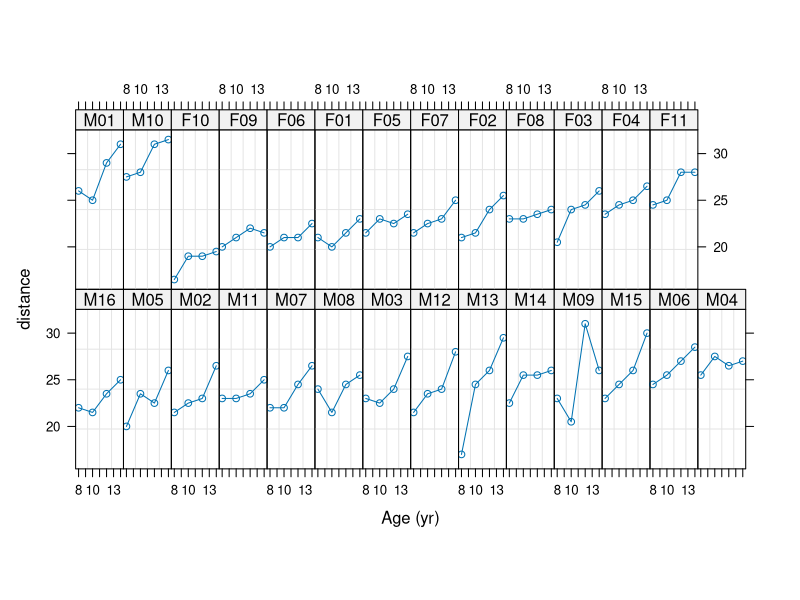
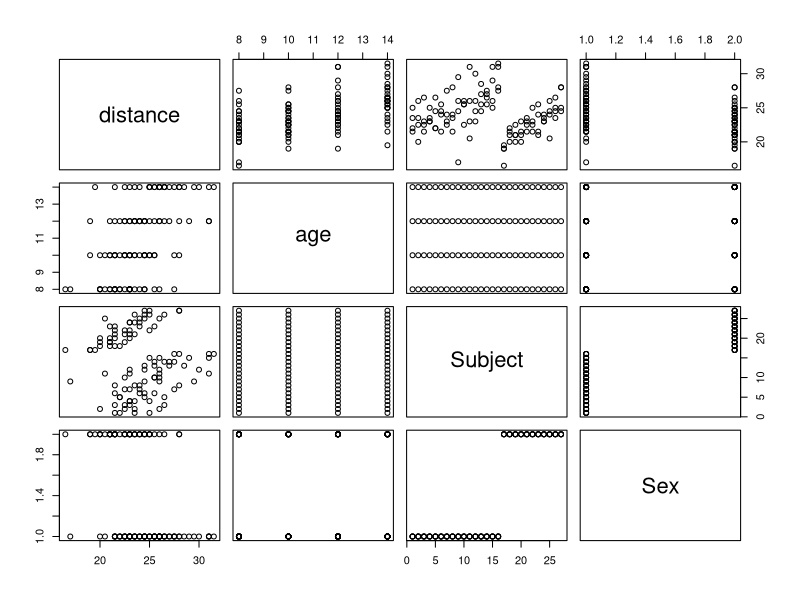
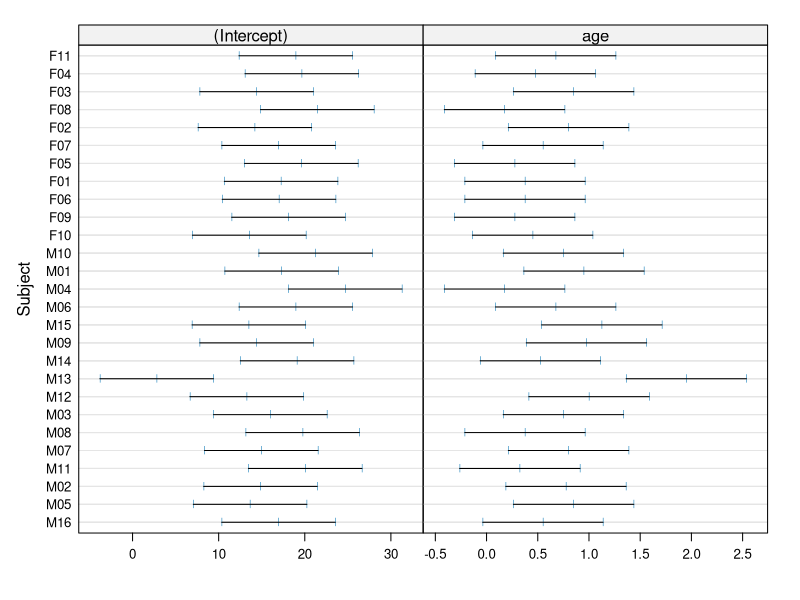
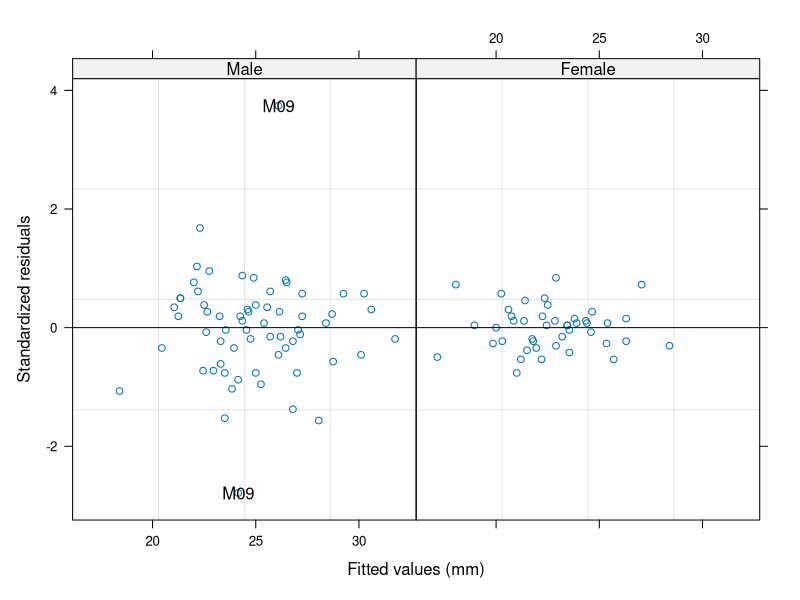
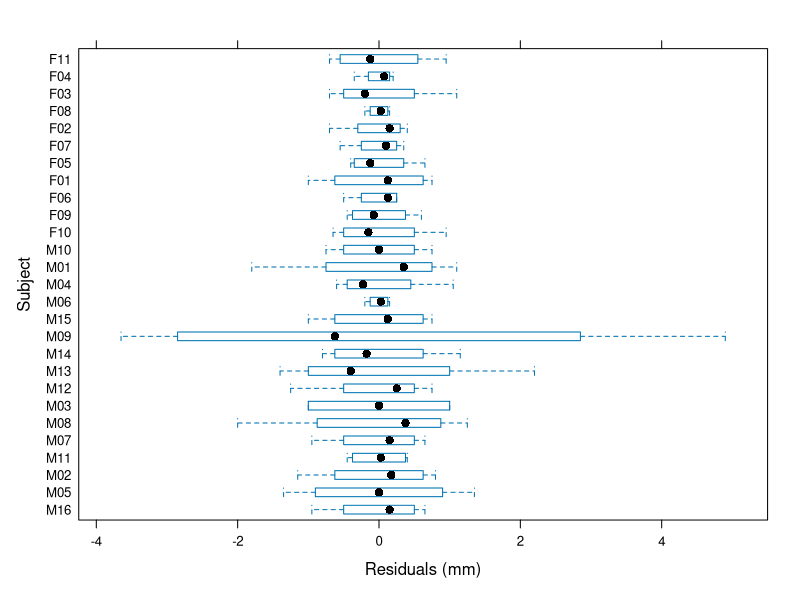
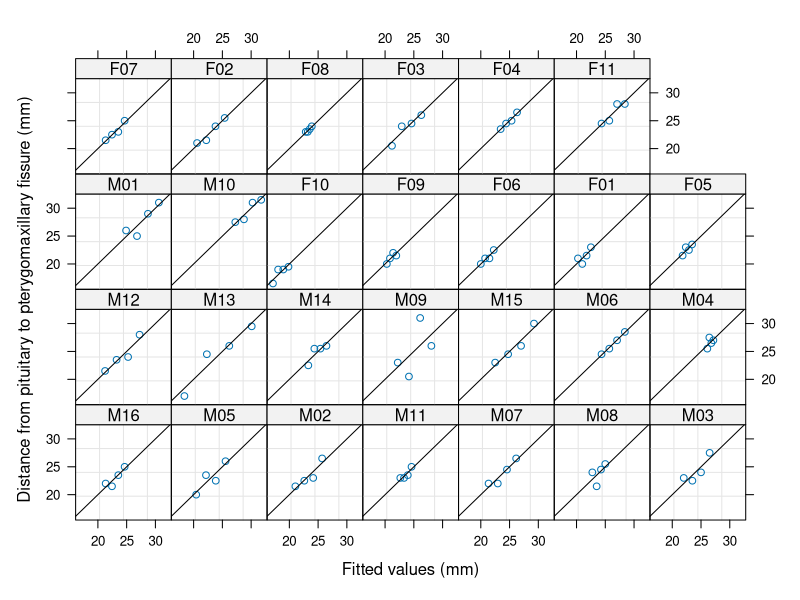
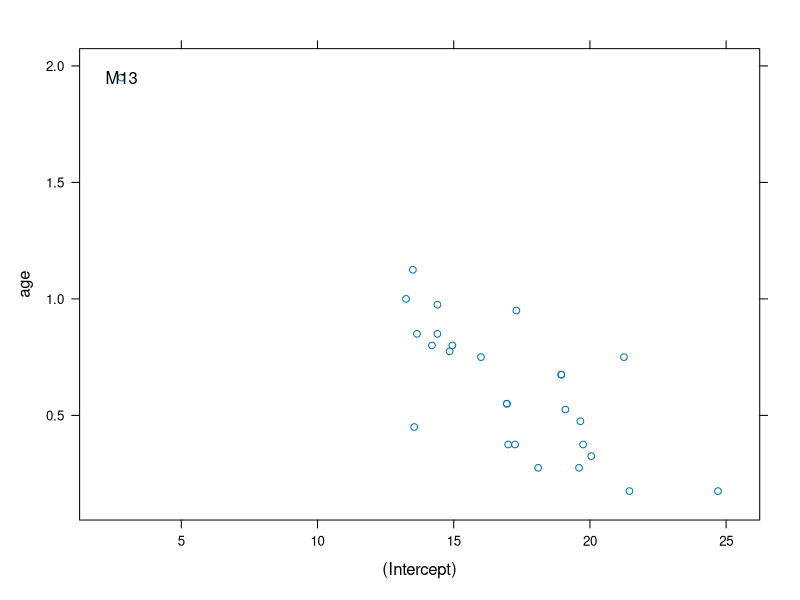
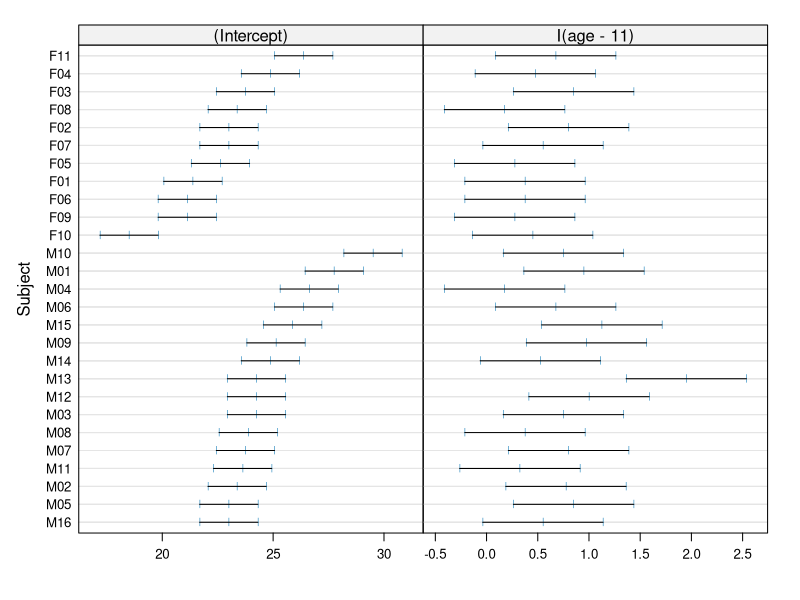

Reproduce these figures in R, in order.
#LMM linear mixed models
library(nlme)
library(lattice)
library(ggplot2)

data("Orthodont")
head(Orthodont)
dim(Orthodont)
sum(is.na(Orthodont))

plot(Orthodont, ylab=("distance"))
pairs(Orthodont)

lmList.obj <- lmList(distance ~ age | Subject, data=Orthodont)

summary(lmList.obj)


plot(intervals(lmList.obj))

plot(lmList.obj, resid(., type="pool") ~ fitted(.) | Sex, abline=0,
     id=0.05)

plot(lmList.obj, Subject ~ resid(.))

plot(lmList.obj, distance ~ fitted(.) | Subject, abline = c(0,1))

pairs(lmList.obj, id=0.01, adj=0.5)

lmList.obj <- lmList(distance ~ I(age-11)| Subject, data=Orthodont)

coef(lmList.obj)

plot(intervals(lmList.obj))

model <- lm(distance~age + Sex + age*Sex, data=Orthodont)
summary(model)

plot(model, which = 2)

boxplot(resid(model)~Subject, data=Orthodont, las= 2)
abline(a=0, b=0)

#install.packages("lme4")
library(lme4)
lmm <- lmer(distance ~ Sex * age + (1|Subject), data = Orthodont)
summary(lmm)

VarCorr(lmm)
fixef(lmm)

anova(lmm, model, test="Chisq")
